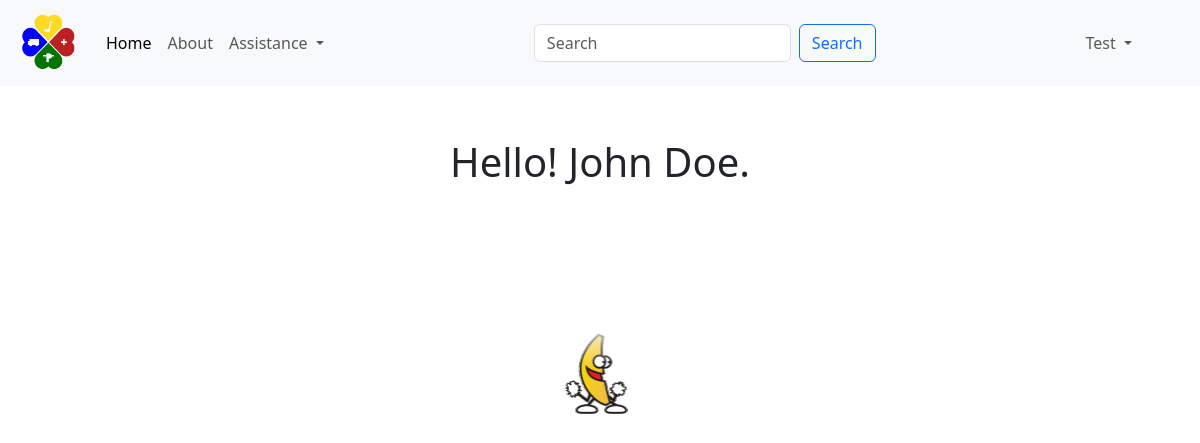
Page /index.php (signed in) on the committed database.
### tables this page shows
CREATE TABLE `register_tbl` (
  `User_ID` int(11) NOT NULL,
  `Username` varchar(50) NOT NULL,
  `Profile_Pic` varchar(255) NOT NULL,
  `Email` varchar(50) NOT NULL,
  `Password` varchar(255) NOT NULL,
  `Access_Level` varchar(10) NOT NULL DEFAULT 'User',
  `Timestamp` timestamp NOT NULL DEFAULT current_timestamp()
);

CREATE TABLE `userinfo_tbl` (
  `UserInfo_ID` int(11) NOT NULL,
  `User_ID` int(11) NOT NULL,
  `Fname` varchar(50) NOT NULL,
  `Mname` varchar(50) NOT NULL,
  `Lname` varchar(50) NOT NULL,
  `Birth_Date` date NOT NULL,
  `Sex` char(1) NOT NULL,
  `Contact_Number` varchar(13) NOT NULL DEFAULT '0000-000-0000',
  `Civil_Status` varchar(50) NOT NULL,
  `Religion` varchar(50) NOT NULL,
  `Nationality` varchar(50) NOT NULL
);

### index.php (the view, shortened to what this page needs)
<?php include "connect.php";
if (isset($_SESSION["userid"])) {
    $userid = $_SESSION["userid"];
}
try {
    ?>
    <!doctype html>
    <html lang="en">
    <head>
        <link href="https://cdn.jsdelivr.net/npm/bootstrap@5.3.3/dist/css/bootstrap.min.css" rel="stylesheet"
>
    </head>
    <body class="overflow-x-hidden" style="min-width: 20em;">
        <nav class="navbar navbar-expand-lg bg-body-tertiary">
            <div class="container-fluid">
                <a class="navbar-brand" href="#">
                    <img class="logo" src="logo.ico" alt="AICS">
                </a>
                <div class="collapse navbar-collapse " id="navbarSupportedContent">
                    <ul class="navbar-nav me-auto mb-2 mb-lg-0">
                        <li class="nav-item">
                            <a class="nav-link active" aria-current="page" href="#">Home</a>
                        </li>
                        <li class="nav-item">
                            <a class="nav-link" href="#">About</a>
                        </li>
                        <li class="nav-item dropdown">
                            <a class="nav-link dropdown-toggle" href="#" role="button" data-bs-toggle="dropdown"
                                aria-expanded="false">
                                Assistance
                            </a>
                        </li>
                    </ul>
                    <form class="d-flex m-auto" role="search">
                        <input class="form-control me-2" type="search" placeholder="Search" aria-label="Search">
                        <button class="btn btn-outline-primary" type="submit">Search</button>
                    </form>
                    <?php if (empty($_SESSION["userid"])) { ?>
                        <ul class="navbar-nav ms-auto mb-2 mb-lg-0">
                            <li class="nav-item">
                                <a class="nav-link" href="login.php">Login</a>
                            </li>
                            <li class="nav-item">
                                <p class="nav-link btn-secondary pe-none">or</p>
                            </li>
                            <li class="nav-item">
                                <a class="nav-link" href="register.php">Sign up</a>
                            </li>
                        </ul>
                    <?php } else { ?>
                        <ul class="navbar-nav ms-auto mb-2 mb-lg-0 me-5">
                            <li class="nav-item dropdown">
                                <a class="nav-link dropdown-toggle" href="#" role="button" data-bs-toggle="dropdown"
                                    aria-expanded="false">
                                    <?php $sql = $pdo->prepare("SELECT Username FROM register_tbl where User_ID = :userid");
                                    $sql->bindParam(":userid", $userid, PDO::PARAM_INT);
                                    $sql->execute();
                                    $row = $sql->fetch(PDO::FETCH_ASSOC);
                                    if ($row) {
                                        echo htmlspecialchars($row["Username"], ENT_QUOTES, 'UTF-8');
                                    } ?>
                                </a>
                            </li>
                        </ul>
                    <?php } ?>
                </div>
            </div>
        </nav>
        <div class="container-fluid">
            <div class="row">
                <div class="col-12 d-flex justify-content-center align-items-center" style="height: 10em;">
                    <?php if (isset($_SESSION["userid"])) {
                        ?>
                        <h1>Hello! <?php $sql = $pdo->prepare("SELECT Fname, Mname, Lname FROM userinfo_tbl where User_ID = :userid");
                        $sql->bindParam(":userid", $userid, PDO::PARAM_INT);
                        $sql->execute();
                        $row = $sql->fetch(PDO::FETCH_ASSOC);
                        if ($row) {
                            if (empty($row["Mname"])) {
                                echo htmlspecialchars($row["Fname"], ENT_QUOTES, 'UTF-8') . "&nbsp;" . htmlspecialchars($row["Lname"], ENT_QUOTES, 'UTF-8');
                            } else {
                                echo htmlspecialchars($row["Fname"], ENT_QUOTES, 'UTF-8') . "&nbsp;" . htmlspecialchars($row["Mname"], ENT_QUOTES, 'UTF-8') . "&nbsp;" . htmlspecialchars($row["Lname"], ENT_QUOTES, 'UTF-8');
                            }
                        }
                        ?>.</h1>
                    <?php } ?>
                </div>
            </div>
            <div class="row">
                <div class="col-12 d-flex justify-content-center align-items-center" style="height: 20em;">
                    <div class="inf-scroll">
                        <div class="items">
                            <img src="img/bananaman.gif" class="item item8">
                        </div>
                    </div>
                </div>
            </div>
        </div>
    </body>
    </html>
    <?php
} catch (PDOException $e) {
    $pdo->rollBack();
    echo "<script>alert('Database error: " . addslashes($e->getMessage()) . "');</script>";
}

### index.php (style rules this page uses)
.logo { height: 3em; width: 3.5em; }
.inf-scroll { display: none; width: 100px; margin-inline: auto; position: relative; height: 80%; margin-top: 75px; overflow: hidden; mask-image: linear-gradient(to bottom, rgba(0, 0, 0, 0), rgba(0, 0, 0, 1) 20%, rgba(0, 0, 0, 1) 80%, rgba(0, 0, 0, 0)); }
.item { width: 100px; height: 100px; border-radius: 6px; position: absolute; animation: scrollLeft 30s linear infinite; }
.item:nth-child(8) { animation-delay: calc(30s / 8 * 0 * -1); }
@media (max-width: 1400px) { .inf-scroll { display: flex; } }

### rows in the picture
register_tbl: Username "Test"
userinfo_tbl: Fname "John", Lname "Doe"
